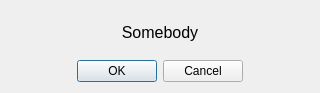
<?xml version="1.0" encoding="UTF-8"?>
<ui version="4.0">
 <class>DlgIncomingCall</class>
 <widget class="QDialog" name="DlgIncomingCall">
  <property name="geometry">
   <rect>
    <x>0</x>
    <y>0</y>
    <width>320</width>
    <height>93</height>
   </rect>
  </property>
  <property name="windowTitle">
   <string>IncomingCall</string>
  </property>
  <layout class="QGridLayout" name="gridLayout">
   <item row="0" column="0">
    <widget class="QLabel" name="lblCaller">
     <property name="font">
      <font>
       <pointsize>12</pointsize>
      </font>
     </property>
     <property name="text">
      <string>Somebody</string>
     </property>
     <property name="alignment">
      <set>Qt::AlignCenter</set>
     </property>
    </widget>
   </item>
   <item row="1" column="0">
    <widget class="QDialogButtonBox" name="buttonBox">
     <property name="orientation">
      <enum>Qt::Horizontal</enum>
     </property>
     <property name="standardButtons">
      <set>QDialogButtonBox::Cancel|QDialogButtonBox::Ok</set>
     </property>
     <property name="centerButtons">
      <bool>true</bool>
     </property>
    </widget>
   </item>
  </layout>
 </widget>
 <resources/>
 <connections>
  <connection>
   <sender>buttonBox</sender>
   <signal>accepted()</signal>
   <receiver>DlgIncomingCall</receiver>
   <slot>accept()</slot>
   <hints>
    <hint type="sourcelabel">
     <x>248</x>
     <y>254</y>
    </hint>
    <hint type="destinationlabel">
     <x>157</x>
     <y>274</y>
    </hint>
   </hints>
  </connection>
  <connection>
   <sender>buttonBox</sender>
   <signal>rejected()</signal>
   <receiver>DlgIncomingCall</receiver>
   <slot>reject()</slot>
   <hints>
    <hint type="sourcelabel">
     <x>316</x>
     <y>260</y>
    </hint>
    <hint type="destinationlabel">
     <x>286</x>
     <y>274</y>
    </hint>
   </hints>
  </connection>
 </connections>
</ui>
